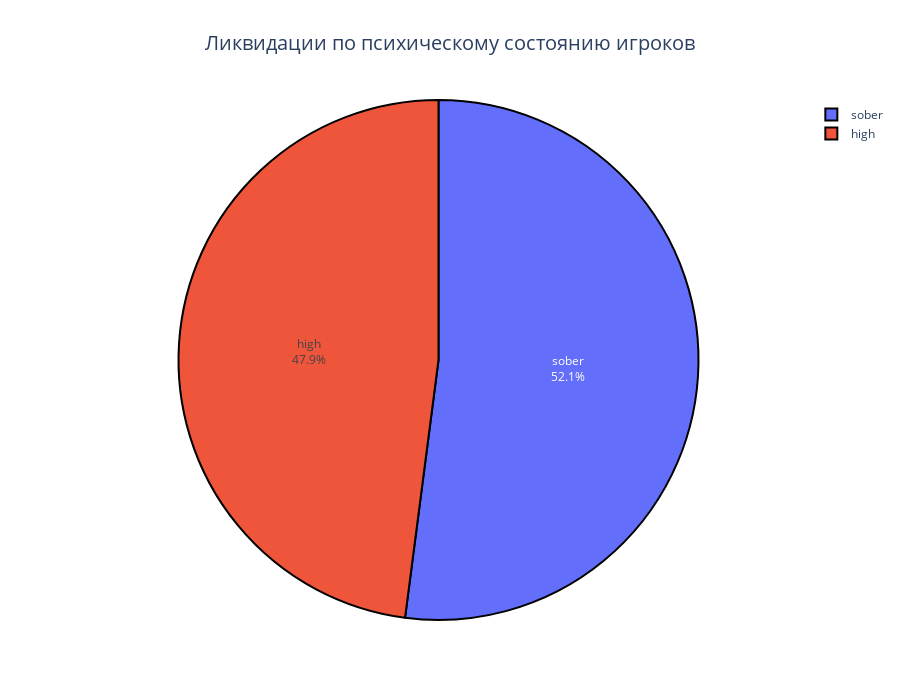

Write notebook code for a chart like this one.
### Markdown cell above
## Задание 4
Построить круговую диаграмму (go.Pie), использовав данные и стиль оформления из предыдущего графика. Сделать так, чтобы границы каждой доли были выделены чёрной линией с толщиной, равной 2 и категории круговой диаграммы были читаемы (к примеру, объединить часть объектов)

### Code cell
grouped_data = df.groupby('Mental State').sum().reset_index()

fig = go.Figure(data=[go.Pie(
    labels=grouped_data['Mental State'],  
    values=grouped_data['Eliminations'],  
    marker=dict(
        line=dict(color='black', width=2)  
    ),
    textinfo='label+percent',  
    pull=[0.1 if val < 20 else 0 for val in grouped_data['Eliminations']]  
)])

fig.update_layout(
    title=dict(text='Ликвидации по психическому состоянию игроков', x=0.5, font=dict(size=20)), 
    height=700  
)

fig.show()

### Figure 1 — Plotly figure (JSON) as saved in the notebook; plotly's stock layout.template omitted (floating-point values rounded to 4 significant figures)
{"data": [{"labels": ["high", "sober"], "marker": {"line": {"color": "black", "width": 2}}, "pull": [0, 0], "textinfo": "label+percent", "type": "pie", "values": [105, 114]}], "layout": {"height": 700, "title": {"font": {"size": 20}, "text": "Ликвидации по психическому состоянию игроков", "x": 0.5}}}
